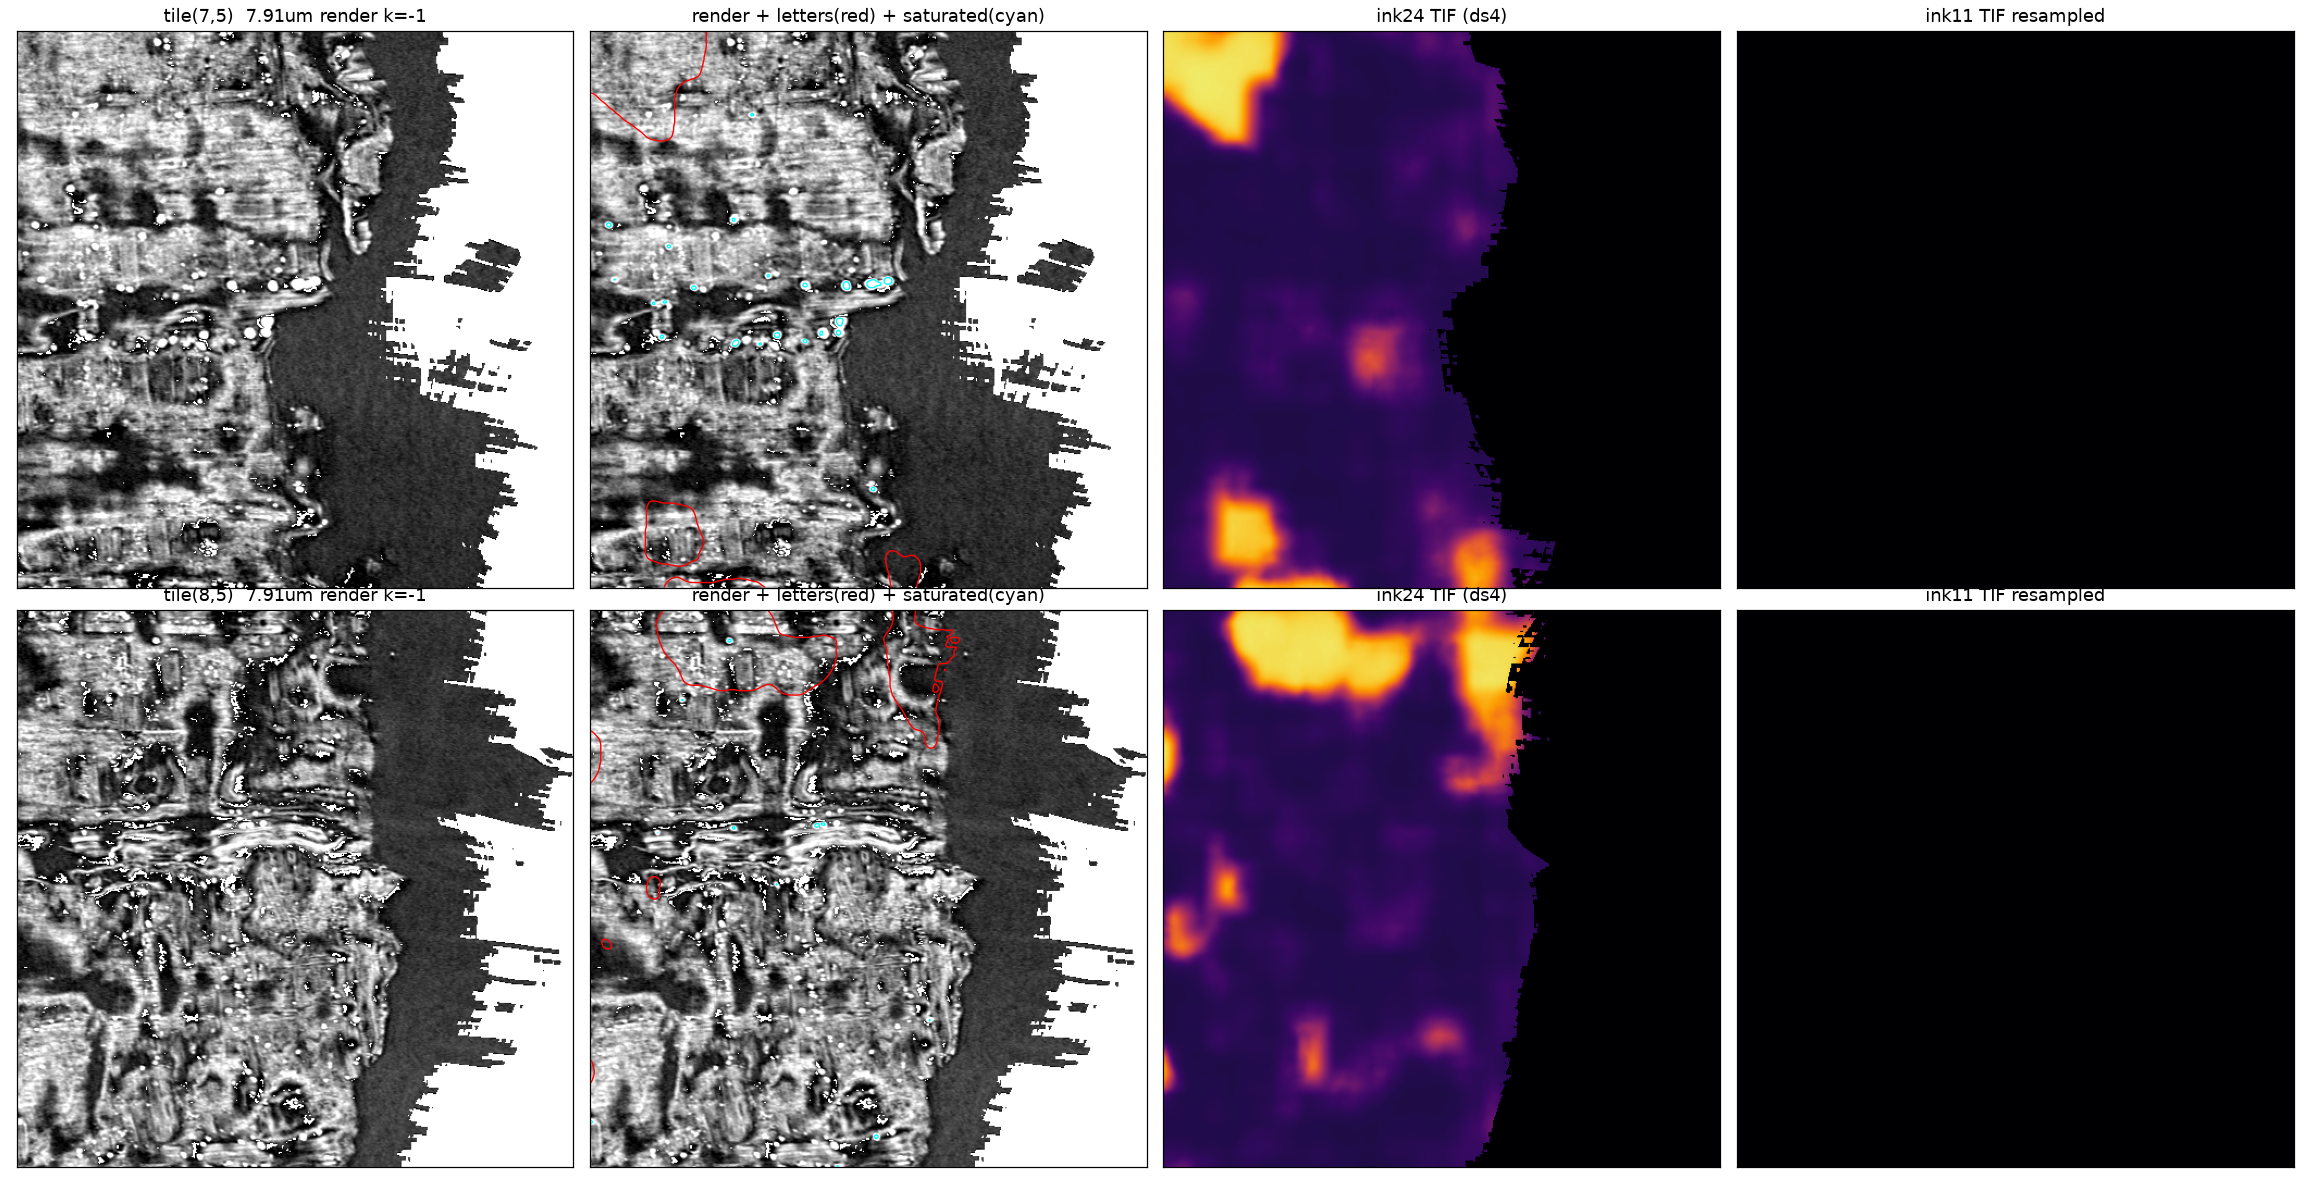

Python code for this plot:
"""T6 visual smoking-gun figure: for tiles (7,5) and (8,5) show the 7.91um
render at k=-1, the same render with letter-mask contours (red) and
saturated-zone contours (cyan), the ink24 TIF, and the resampled ink11 TIF.
Writes trackD/qc/qc_s1a_overlay.png
"""
import os

import numpy as np
from scipy.ndimage import gaussian_filter

import matplotlib
matplotlib.use("Agg")
import matplotlib.pyplot as plt

QCD = r"D:\vesuvius-data\trackD\w032\qc"
OUT = r"C:\Users\benbl\Desktop\Vsuvious\trackD\qc"
WIN = (-0.03, 0.145)
STRONG_INK = 170
SAT_RAW = 240
KI_M1 = 3  # k=-1 index in -4..4

TILES = [(7, 5), (8, 5)]

fig, axes = plt.subplots(len(TILES), 4, figsize=(21, 5.4 * len(TILES)),
                         squeeze=False)
lo, hi = WIN
for r, (ty, tx) in enumerate(TILES):
    d = np.load(os.path.join(QCD, f"tile_{ty}_{tx}.npz"))
    vals = d["vals"]
    ok = d["ok_pre"] & (d["raw0"] > 5)
    rk = np.where(ok, vals[KI_M1], np.nan)
    v = rk[np.isfinite(rk)]
    v0, v1 = np.percentile(v, [2, 98])
    letters = d["sub_ink"] > STRONG_INK
    raw_u8 = np.nan_to_num((vals[4] - lo) / (hi - lo) * 255.0, nan=255.0)
    sat = raw_u8 >= SAT_RAW
    lsm = gaussian_filter(letters.astype(float), 1.5)
    ssm = gaussian_filter(sat.astype(float), 1.5)

    ax = axes[r][0]
    ax.imshow(rk, cmap="gray", vmin=v0, vmax=v1)
    ax.set_title(f"tile({ty},{tx})  7.91um render k=-1")

    ax = axes[r][1]
    ax.imshow(rk, cmap="gray", vmin=v0, vmax=v1)
    ax.contour(lsm, levels=[0.5], colors="red", linewidths=0.9)
    ax.contour(ssm, levels=[0.5], colors="cyan", linewidths=0.9)
    ax.set_title("render + letters(red) + saturated(cyan)")

    ax = axes[r][2]
    ax.imshow(d["sub_ink"], cmap="inferno", vmin=0, vmax=255)
    ax.set_title("ink24 TIF (ds4)")

    ax = axes[r][3]
    ax.imshow(d["ink11r"], cmap="inferno", vmin=0, vmax=255)
    ax.set_title("ink11 TIF resampled")

    for ax in axes[r]:
        ax.set_xticks([]); ax.set_yticks([])

fig.tight_layout()
fig.savefig(os.path.join(OUT, "qc_s1a_overlay.png"), dpi=110)
print("wrote qc_s1a_overlay.png")
